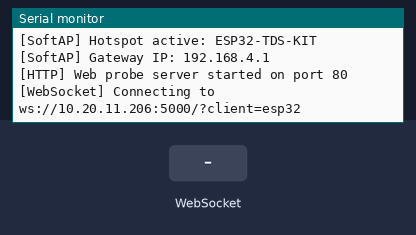
The sketch below on a simulated ESP32-S3. Parts: the last lines printed to the serial monitor. The inputs (shaded band) are chosen by the test bench. WiFi joins after 1.5 s; servers stay silent unless stated.

Above: at 3.7 s.
3.8 s: WebSocket text "A1" received
At 5.0 s:
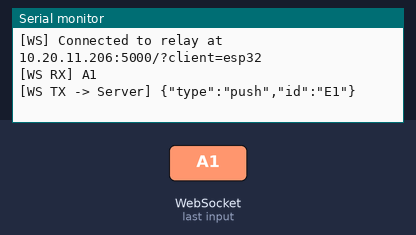
5.3 s: WebSocket text "B2" received
At 6.4 s:
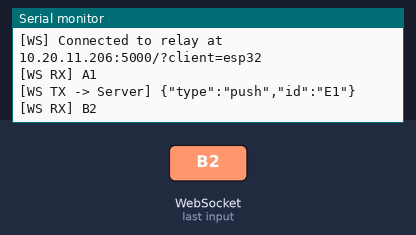
6.8 s: WebSocket text "C3" received
8.3 s: WebSocket text "1" received
At 8.7 s:
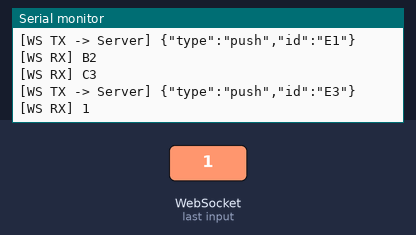

Measured:
- after the input at 3.8 s, the serial monitor: prints a new line at once (image 1)
- after the input at 5.3 s, the serial monitor: prints a new line at once (image 2)
- after the input at 8.3 s, the serial monitor: prints a new line at once (image 3)

The sketch:

esp32_tds_demo.ino
```cpp
/*
 * TDS Kit Visualizer - Comprehensive ESP32 Dual-Mode Firmware
 *
 * Features:
 * 1. Station Mode (connects to your Wi-Fi router)
 * 2. SoftAP Fallback Mode (creates 'ESP32-TDS-KIT' hotspot at 192.168.4.1 if Wi-Fi router is unreachable)
 * 3. Built-in HTTP REST Server on port 80 for browser probing (/status)
 * 4. WebSocket Client streaming JSON events to Node.js backend
 * 5. Full compliance with the fixed JSON Data Structure protocol:
 *    - {"type":"structure","structure":"stack"|"queue"|"list"}
 *    - {"type":"push","id":"A1"} / {"type":"pop"}
 *    - {"type":"enqueue","id":"B2"} / {"type":"dequeue"}
 *    - {"type":"insert","id":"C3","after":"B2"} / {"type":"remove","id":"C3"}
 *    - {"type":"snapshot","structure":"queue","items":[{"id":"A1"},{"id":"B2"}]}
 *
 * Hardware: ESP32 (WROOM, NodeMCU-32S, ESP32-S3)
 * Libraries:
 *   - WebSockets by Markus Sattler (Install via Arduino Library Manager)
 *   - WiFi (built-in ESP32 core)
 *   - WebServer (built-in ESP32 core)
 */

#include <WiFi.h>
#include <WebServer.h>
#include <WebSocketsClient.h>

// ---------------- 1. WI-FI CONFIGURATION ----------------
const char* wifi_ssid     = "YOUR_WIFI_SSID";
const char* wifi_password = "YOUR_WIFI_PASSWORD";

// SoftAP Hotspot settings (ESP32 acts as its own Wi-Fi router)
const char* ap_ssid       = "ESP32-TDS-KIT";
const char* ap_password   = "12345678"; // 8 chars minimum

// ---------------- 2. SERVER CONFIGURATION ----------------
// Your computer's local IP running the Node.js server (e.g. 192.168.1.X or 10.20.11.X)
// Check the "Connect ESP32 Wi-Fi" modal in the web app for your auto-detected IP!
const char* ws_server_ip   = "10.20.11.206";
const int   ws_server_port = 5000;
const char* ws_path        = "/?client=esp32";

// Objects
WebSocketsClient webSocket;
WebServer httpServer(80);

unsigned long lastEventTime = 0;
int eventStep = 0;
bool isWsConnected = false;

// ---------------- HTTP SERVER HANDLERS ----------------
void handleStatus() {
  httpServer.sendHeader("Access-Control-Allow-Origin", "*");
  String json = "{";
  json += "\"status\":\"online\",";
  json += "\"device\":\"ESP32-TDS-KIT\",";
  json += "\"ip\":\"" + (WiFi.status() == WL_CONNECTED ? WiFi.localIP().toString() : WiFi.softAPIP().toString()) + "\",";
  json += "\"uptime_ms\":" + String(millis()) + ",";
  json += "\"ws_connected\":" + String(isWsConnected ? "true" : "false");
  json += "}";
  httpServer.send(200, "application/json", json);
}

void handleRoot() {
  httpServer.sendHeader("Access-Control-Allow-Origin", "*");
  String html = "<html><body style='font-family:sans-serif;padding:2rem;background:#0f172a;color:#fff;'>";
  html += "<h2>📡 ESP32 TDS Kit Hardware Controller</h2>";
  html += "<p>Device IP: " + (WiFi.status() == WL_CONNECTED ? WiFi.localIP().toString() : WiFi.softAPIP().toString()) + "</p>";
  html += "<p>Relay Status: " + String(isWsConnected ? "<span style='color:#4ade80;'>Connected to Server</span>" : "<span style='color:#f87171;'>Connecting...</span>") + "</p>";
  html += "</body></html>";
  httpServer.send(200, "text/html", html);
}

// ---------------- WEBSOCKET CLIENT HANDLERS ----------------
void webSocketEvent(WStype_t type, uint8_t * payload, size_t length) {
  switch (type) {
    case WStype_DISCONNECTED:
      Serial.println("[WS] Disconnected from server relay");
      isWsConnected = false;
      break;
    case WStype_CONNECTED:
      Serial.printf("[WS] Connected to relay at %s:%d%s\n", ws_server_ip, ws_server_port, ws_path);
      isWsConnected = true;
      // Announce ready state
      webSocket.sendTXT("{\"type\":\"structure\",\"structure\":\"stack\"}");
      break;
    case WStype_TEXT:
      Serial.printf("[WS RX] %s\n", payload);
      break;
    default:
      break;
  }
}

void setup() {
  Serial.begin(115200);
  delay(1000);
  Serial.println("\n==============================================");
  Serial.println("  TDS Kit Visualizer - ESP32 Controller  ");
  Serial.println("==============================================");

  // Attempt Wi-Fi Station connection
  WiFi.mode(WIFI_AP_STA);
  Serial.printf("[WiFi] Connecting to %s...\n", wifi_ssid);
  WiFi.begin(wifi_ssid, wifi_password);

  int attempts = 0;
  while (WiFi.status() != WL_CONNECTED && attempts < 15) {
    delay(500);
    Serial.print(".");
    attempts++;
  }

  if (WiFi.status() == WL_CONNECTED) {
    Serial.println("\n[WiFi] Station Mode Connected!");
    Serial.print("[WiFi] Assigned Local IP: ");
    Serial.println(WiFi.localIP());
  } else {
    Serial.println("\n[WiFi] Could not join router. Enabling SoftAP Hotspot...");
  }

  // Start SoftAP Hotspot as backup/direct connection
  WiFi.softAP(ap_ssid, ap_password);
  Serial.print("[SoftAP] Hotspot active: ");
  Serial.println(ap_ssid);
  Serial.print("[SoftAP] Gateway IP: ");
  Serial.println(WiFi.softAPIP());

  // Setup HTTP Web Server
  httpServer.on("/status", HTTP_GET, handleStatus);
  httpServer.on("/", HTTP_GET, handleRoot);
  httpServer.enableCORS(true);
  httpServer.begin();
  Serial.println("[HTTP] Web probe server started on port 80");

  // Setup WebSocket Client
  Serial.printf("[WebSocket] Connecting to ws://%s:%d%s\n", ws_server_ip, ws_server_port, ws_path);
  webSocket.begin(ws_server_ip, ws_server_port, ws_path);
  webSocket.onEvent(webSocketEvent);
  webSocket.setReconnectInterval(2500);
}

void loop() {
  httpServer.handleClient();
  webSocket.loop();

  // Periodically send sample data structure events every 3 seconds
  // Connect GPIO buttons or RFID reader to trigger these dynamically!
  if (isWsConnected && (millis() - lastEventTime > 3000)) {
    lastEventTime = millis();
    eventStep++;

    String msg = "";
    switch (eventStep % 7) {
      case 0:
        msg = "{\"type\":\"structure\",\"structure\":\"stack\"}";
        break;
      case 1:
        msg = "{\"type\":\"push\",\"id\":\"E" + String(eventStep) + "\"}";
        break;
      case 2:
        msg = "{\"type\":\"push\",\"id\":\"E" + String(eventStep + 1) + "\"}";
        break;
      case 3:
        msg = "{\"type\":\"pop\"}";
        break;
      case 4:
        msg = "{\"type\":\"structure\",\"structure\":\"queue\"}";
        break;
      case 5:
        msg = "{\"type\":\"enqueue\",\"id\":\"Q" + String(eventStep) + "\"}";
        break;
      case 6:
        msg = "{\"type\":\"dequeue\"}";
        break;
    }

    if (msg.length() > 0) {
      Serial.println("[WS TX -> Server] " + msg);
      webSocket.sendTXT(msg);
    }
  }
}
```
